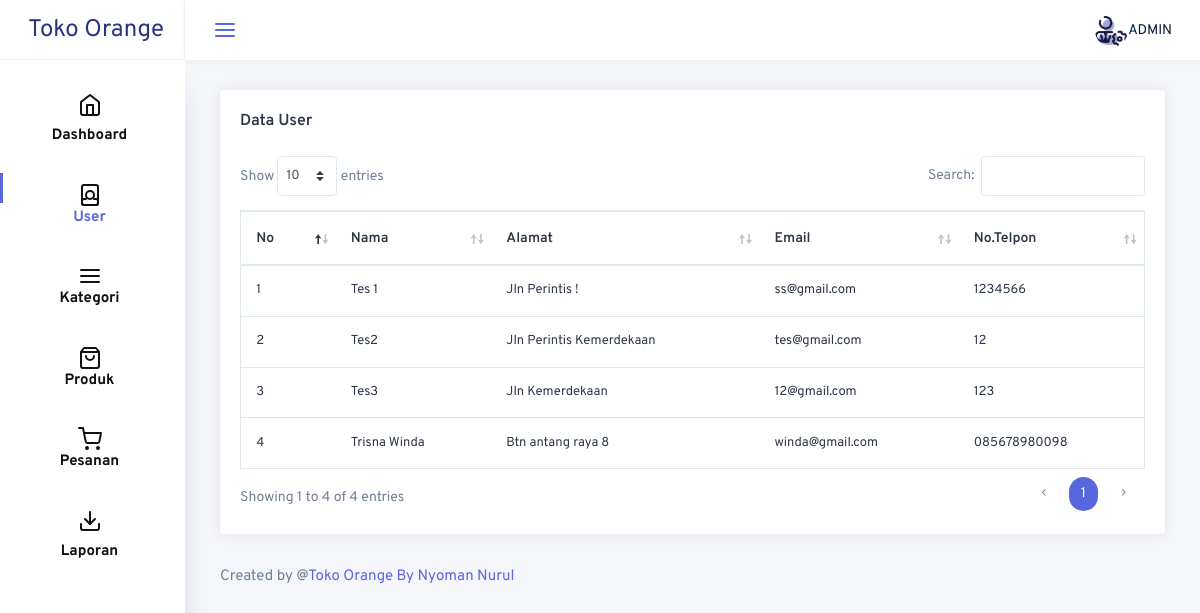
Screenshot of /admin/user.php with the database file from the repository.
### tables this page shows
CREATE TABLE `user` (
  `id_user` int(11) NOT NULL,
  `username` varchar(50) NOT NULL,
  `password` varchar(50) NOT NULL,
  `nama` varchar(100) NOT NULL,
  `alamat` varchar(100) NOT NULL,
  `email` varchar(50) NOT NULL,
  `telpon` varchar(50) NOT NULL
);

### admin/user.php (the view, shortened to what this page needs)
<!doctype html>
<html lang="en">
<?php include('head.php');?>
<body class="sidebar-mini">
    <div class="main-container-wrapper">
        <?php include('header.php');?>
        <div class="container-fluid page-body-wrapper">
            <?php include('side-bar.php');?>
            <div class="main-panel">
                <div class="content-wrapper">
                    <div class="data-table-area">
                        <div class="container-fluid">
                            <div class="row">
                                    <div class="col-12 box-margin">
                                        <div class="card">
                                            <div class="card-body">
                                                <h4 class="card-title mb-2">Data User</h4>
                                                <table id="basic-datatable" class="table dt-responsive nowrap w-100">
                                                    <thead>
                                                        <tr>
                                                            <th>No</th>
                                                            <th>Nama </th>
                                                            <th>Alamat</th>
                                                            <th>Email</th>
                                                            <th>No.Telpon</th>
                                                        </tr>
                                                    </thead>
                                                    <tbody>
                                                        <tr>
                                                            <?php
                                                            include("koneksi.php");
                                                            $query = mysqli_query($koneksi, "SELECT * FROM `user`");
                                                            $no = 1;
                                                            while ($data = mysqli_fetch_array($query)) {
                                                                echo "
                                                                <td>$no</td>
                                                                <td>$data[nama]</td>
                                                                <td>$data[alamat]</td>
                                                                <td>$data[email]</td>
                                                                <td>$data[telpon]</td>
                                                        </tr>";
                                                        $no++;
                                                        }
                                                        ?>
                                                    </tbody>
                                                </table>
                                            </div>
                                        </div>
                                    </div>
                                </div>
                        </div>
                    </div>
                    <?php include('footer.php');?>
                </div>
            </div>
        </div>
    </div>
</body>
</html>

### rows the page displays
user: nama "Tes 1", alamat "Jln Perintis !", email "ss@gmail.com", telpon "1234566"
user: nama "Tes2", alamat "Jln Perintis Kemerdekaan", email "tes@gmail.com", telpon "12"
user: nama "Tes3", alamat "Jln Kemerdekaan", email "12@gmail.com", telpon "123"
user: nama "Trisna Winda", alamat "Btn antang raya 8", email "winda@gmail.com", telpon "085678980098"
